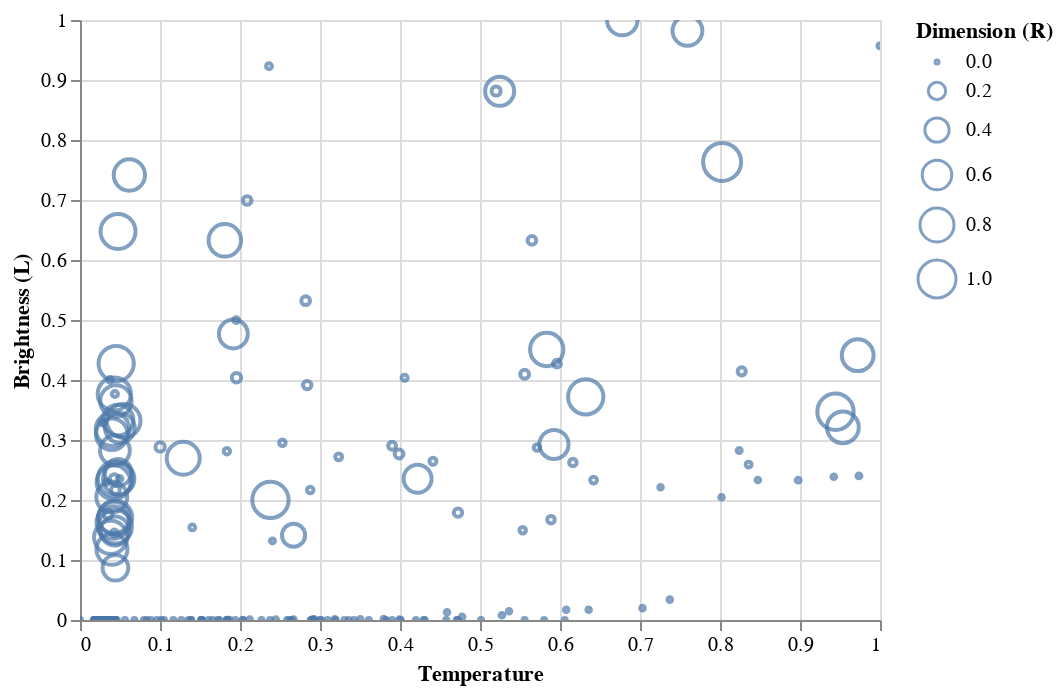

Write notebook code for a chart like this one.
### Markdown cell above
Vengono normalizzati i dati Scalari presenti nel dataset e successivamente viene stampata nuovamente l'anteprima del dataset. Da questo momento per i grafici verranno utilizzati i dati normalizzati.

### Code cell
scales = alt.selection_interval(bind='scales')

alt.Chart(dataset).mark_point().encode( 
    
    x = alt.X('Temperature',
         scale = alt.Scale(domain = (min(dataset.Temperature), max(dataset.Temperature))),
         axis = alt.Axis(format='K', title='Temperature')
         ),
    
    y = alt.Y('L',
         scale = alt.Scale(domain = (min(dataset.L), max(dataset.L))),
         axis = alt.Axis(format='K', title='Brightness (L)')
         ),
    
    size = alt.Size('R', legend = alt.Legend(title = 'Dimension (R)'))
    
).add_selection(
    scales
)

### Figure 1 — Vega-Lite specification as saved in the notebook (floating-point values rounded to 4 significant figures; data arrays with more than 128 entries replaced by an {"elided": "..."} marker saying what was removed)
{"config": {"view": {"continuousWidth": 400, "continuousHeight": 300}}, "data": {"name": "data-168b83f77c94632f308cb9658e80be60"}, "mark": "point", "encoding": {"size": {"type": "quantitative", "field": "R", "legend": {"title": "Dimension (R)"}}, "x": {"type": "quantitative", "axis": {"format": "K", "title": "Temperature"}, "field": "Temperature", "scale": {"domain": [0.0, 1.0]}}, "y": {"type": "quantitative", "axis": {"format": "K", "title": "Brightness (L)"}, "field": "L", "scale": {"domain": [0.0, 1.0]}}}, "selection": {"selector006": {"type": "interval", "bind": "scales"}}, "$schema": "https://vega.github.io/schema/vega-lite/v4.8.1.json", "datasets": {"data-168b83f77c94632f308cb9658e80be60": {"elided": "240 records"}}}
